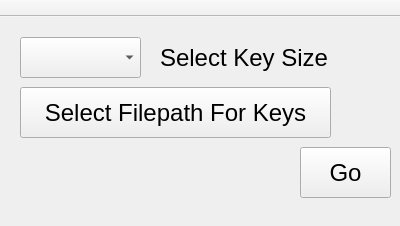
<?xml version="1.0" encoding="UTF-8"?>
<ui version="4.0">
 <class>KeyGeneration</class>
 <widget class="QMainWindow" name="KeyGeneration">
  <property name="geometry">
   <rect>
    <x>0</x>
    <y>0</y>
    <width>400</width>
    <height>226</height>
   </rect>
  </property>
  <property name="windowTitle">
   <string>Generate Keys</string>
  </property>
  <widget class="QWidget" name="centralwidget">
   <widget class="QPushButton" name="goButton">
    <property name="geometry">
     <rect>
      <x>300</x>
      <y>130</y>
      <width>91</width>
      <height>51</height>
     </rect>
    </property>
    <property name="font">
     <font>
      <family>Arial</family>
      <pointsize>18</pointsize>
     </font>
    </property>
    <property name="text">
     <string>Go</string>
    </property>
   </widget>
   <widget class="QPushButton" name="SelectFilepathButton">
    <property name="geometry">
     <rect>
      <x>20</x>
      <y>70</y>
      <width>311</width>
      <height>51</height>
     </rect>
    </property>
    <property name="font">
     <font>
      <family>Arial</family>
      <pointsize>18</pointsize>
     </font>
    </property>
    <property name="text">
     <string>Select Filepath For Keys</string>
    </property>
   </widget>
   <widget class="QComboBox" name="KeySizeComboBox">
    <property name="geometry">
     <rect>
      <x>20</x>
      <y>20</y>
      <width>121</width>
      <height>41</height>
     </rect>
    </property>
    <property name="font">
     <font>
      <family>Arial</family>
      <pointsize>18</pointsize>
     </font>
    </property>
    <property name="layoutDirection">
     <enum>Qt::LeftToRight</enum>
    </property>
    <property name="editable">
     <bool>false</bool>
    </property>
    <item>
     <property name="text">
      <string/>
     </property>
    </item>
    <item>
     <property name="text">
      <string>128</string>
     </property>
    </item>
    <item>
     <property name="text">
      <string>256</string>
     </property>
    </item>
    <item>
     <property name="text">
      <string>512</string>
     </property>
    </item>
    <item>
     <property name="text">
      <string>1024</string>
     </property>
    </item>
    <item>
     <property name="text">
      <string>2048</string>
     </property>
    </item>
    <item>
     <property name="text">
      <string>4096</string>
     </property>
    </item>
   </widget>
   <widget class="QLabel" name="KeySizeLabel">
    <property name="geometry">
     <rect>
      <x>160</x>
      <y>20</y>
      <width>221</width>
      <height>41</height>
     </rect>
    </property>
    <property name="font">
     <font>
      <family>Arial</family>
      <pointsize>18</pointsize>
     </font>
    </property>
    <property name="text">
     <string>Select Key Size</string>
    </property>
   </widget>
   <widget class="QLabel" name="ImageLabel">
    <property name="geometry">
     <rect>
      <x>340</x>
      <y>70</y>
      <width>51</width>
      <height>51</height>
     </rect>
    </property>
    <property name="font">
     <font>
      <family>Arial</family>
      <pointsize>22</pointsize>
     </font>
    </property>
    <property name="text">
     <string/>
    </property>
   </widget>
  </widget>
  <widget class="QToolBar" name="toolBar">
   <property name="windowTitle">
    <string>toolBar</string>
   </property>
   <property name="movable">
    <bool>false</bool>
   </property>
   <attribute name="toolBarArea">
    <enum>TopToolBarArea</enum>
   </attribute>
   <attribute name="toolBarBreak">
    <bool>false</bool>
   </attribute>
  </widget>
 </widget>
 <resources/>
 <connections/>
</ui>
